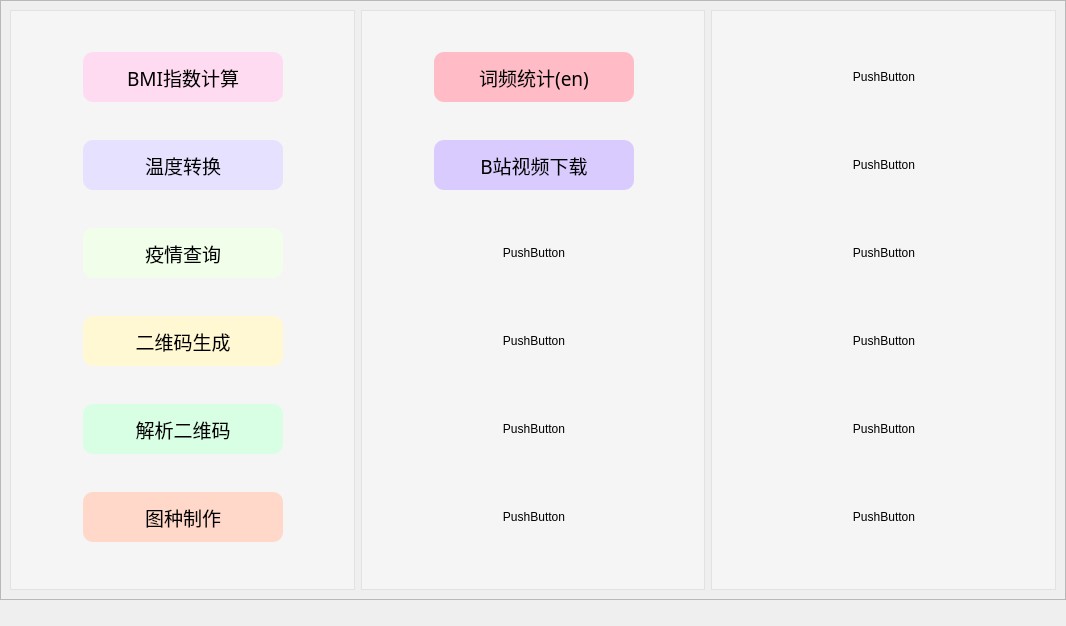
<?xml version="1.0" encoding="UTF-8"?>
<ui version="4.0">
 <class>MainWindow</class>
 <widget class="QMainWindow" name="MainWindow">
  <property name="geometry">
   <rect>
    <x>0</x>
    <y>0</y>
    <width>1066</width>
    <height>626</height>
   </rect>
  </property>
  <property name="windowTitle">
   <string>MainWindow</string>
  </property>
  <property name="windowIcon">
   <iconset resource="../res/img.qrc">
    <normaloff>:/img/common.ico</normaloff>:/img/common.ico</iconset>
  </property>
  <property name="styleSheet">
   <string notr="true"/>
  </property>
  <widget class="QWidget" name="centralwidget">
   <property name="minimumSize">
    <size>
     <width>1066</width>
     <height>600</height>
    </size>
   </property>
   <property name="maximumSize">
    <size>
     <width>1066</width>
     <height>600</height>
    </size>
   </property>
   <property name="styleSheet">
    <string notr="true"/>
   </property>
   <widget class="QFrame" name="frame_4">
    <property name="geometry">
     <rect>
      <x>0</x>
      <y>0</y>
      <width>1066</width>
      <height>600</height>
     </rect>
    </property>
    <property name="minimumSize">
     <size>
      <width>1066</width>
      <height>600</height>
     </size>
    </property>
    <property name="maximumSize">
     <size>
      <width>1066</width>
      <height>600</height>
     </size>
    </property>
    <property name="styleSheet">
     <string notr="true">QFrame{
	
	background-image: url(:/img/common_bg.jpg);
}</string>
    </property>
    <property name="frameShape">
     <enum>QFrame::StyledPanel</enum>
    </property>
    <property name="frameShadow">
     <enum>QFrame::Raised</enum>
    </property>
    <layout class="QHBoxLayout" name="horizontalLayout_2">
     <item>
      <widget class="QFrame" name="frame_3">
       <property name="maximumSize">
        <size>
         <width>16777215</width>
         <height>16777215</height>
        </size>
       </property>
       <property name="styleSheet">
        <string notr="true">QFrame{
	background:rgba(255, 255, 255, 100)
}</string>
       </property>
       <property name="frameShape">
        <enum>QFrame::StyledPanel</enum>
       </property>
       <property name="frameShadow">
        <enum>QFrame::Raised</enum>
       </property>
       <layout class="QVBoxLayout" name="verticalLayout">
        <property name="leftMargin">
         <number>72</number>
        </property>
        <item>
         <widget class="QPushButton" name="pushButton">
          <property name="minimumSize">
           <size>
            <width>200</width>
            <height>50</height>
           </size>
          </property>
          <property name="maximumSize">
           <size>
            <width>200</width>
            <height>50</height>
           </size>
          </property>
          <property name="font">
           <font>
            <family>站酷小薇LOGO体</family>
            <pointsize>14</pointsize>
           </font>
          </property>
          <property name="styleSheet">
           <string notr="true">QPushButton{
	background-color: rgb(255, 219, 241);
	border-radius:10px;
	border-width: 3px;
}
QPushButton::hover{
	font: 16pt &quot;站酷小薇LOGO体&quot;;
	border-color: rgb(0, 0, 0);
}</string>
          </property>
          <property name="text">
           <string>BMI指数计算</string>
          </property>
         </widget>
        </item>
        <item>
         <widget class="QPushButton" name="pushButton_2">
          <property name="minimumSize">
           <size>
            <width>200</width>
            <height>50</height>
           </size>
          </property>
          <property name="maximumSize">
           <size>
            <width>200</width>
            <height>50</height>
           </size>
          </property>
          <property name="font">
           <font>
            <family>站酷小薇LOGO体</family>
            <pointsize>14</pointsize>
           </font>
          </property>
          <property name="styleSheet">
           <string notr="true">QPushButton{
	background-color: rgb(230, 225, 255);
	border-radius:10px;
	border-width: 3px;
}
QPushButton::hover{
	font: 16pt &quot;站酷小薇LOGO体&quot;;
	border-color: rgb(0, 0, 0);
}</string>
          </property>
          <property name="text">
           <string>温度转换</string>
          </property>
         </widget>
        </item>
        <item>
         <widget class="QPushButton" name="pushButton_3">
          <property name="maximumSize">
           <size>
            <width>200</width>
            <height>50</height>
           </size>
          </property>
          <property name="font">
           <font>
            <family>站酷小薇LOGO体</family>
            <pointsize>14</pointsize>
           </font>
          </property>
          <property name="styleSheet">
           <string notr="true">QPushButton{
	background-color: rgb(241, 255, 234);
	border-radius:10px;
	border-width: 3px;
}
QPushButton::hover{
	font: 16pt &quot;站酷小薇LOGO体&quot;;
	border-color: rgb(0, 0, 0);
}</string>
          </property>
          <property name="text">
           <string>疫情查询</string>
          </property>
         </widget>
        </item>
        <item>
         <widget class="QPushButton" name="pushButton_4">
          <property name="maximumSize">
           <size>
            <width>200</width>
            <height>50</height>
           </size>
          </property>
          <property name="font">
           <font>
            <family>站酷小薇LOGO体</family>
            <pointsize>14</pointsize>
           </font>
          </property>
          <property name="styleSheet">
           <string notr="true">QPushButton{
	
	background-color: rgb(255, 248, 210);
	border-radius:10px;
	border-width: 3px;
}
QPushButton::hover{
	font: 16pt &quot;站酷小薇LOGO体&quot;;
	border-color: rgb(0, 0, 0);
}</string>
          </property>
          <property name="text">
           <string>二维码生成</string>
          </property>
         </widget>
        </item>
        <item>
         <widget class="QPushButton" name="pushButton_5">
          <property name="maximumSize">
           <size>
            <width>200</width>
            <height>50</height>
           </size>
          </property>
          <property name="font">
           <font>
            <family>站酷小薇LOGO体</family>
            <pointsize>14</pointsize>
           </font>
          </property>
          <property name="styleSheet">
           <string notr="true">QPushButton{
	
	background-color: rgb(216, 255, 228);
	border-radius:10px;
	border-width: 3px;
}
QPushButton::hover{
	font: 16pt &quot;站酷小薇LOGO体&quot;;
	border-color: rgb(0, 0, 0);
}</string>
          </property>
          <property name="text">
           <string>解析二维码</string>
          </property>
         </widget>
        </item>
        <item>
         <widget class="QPushButton" name="pushButton_6">
          <property name="maximumSize">
           <size>
            <width>200</width>
            <height>50</height>
           </size>
          </property>
          <property name="font">
           <font>
            <family>站酷小薇LOGO体</family>
            <pointsize>14</pointsize>
           </font>
          </property>
          <property name="styleSheet">
           <string notr="true">QPushButton{
	
	background-color: rgb(255, 216, 201);
	border-radius:10px;
	border-width: 3px;
}
QPushButton::hover{
	font: 16pt &quot;站酷小薇LOGO体&quot;;
	border-color: rgb(0, 0, 0);
}</string>
          </property>
          <property name="text">
           <string>图种制作</string>
          </property>
         </widget>
        </item>
       </layout>
      </widget>
     </item>
     <item>
      <widget class="QFrame" name="frame">
       <property name="maximumSize">
        <size>
         <width>16777215</width>
         <height>16777215</height>
        </size>
       </property>
       <property name="styleSheet">
        <string notr="true">QFrame{
	background:rgba(255, 255, 255, 100)
}</string>
       </property>
       <property name="frameShape">
        <enum>QFrame::StyledPanel</enum>
       </property>
       <property name="frameShadow">
        <enum>QFrame::Raised</enum>
       </property>
       <layout class="QVBoxLayout" name="verticalLayout_2">
        <property name="leftMargin">
         <number>72</number>
        </property>
        <item>
         <widget class="QPushButton" name="pushButton_8">
          <property name="maximumSize">
           <size>
            <width>200</width>
            <height>50</height>
           </size>
          </property>
          <property name="font">
           <font>
            <family>站酷小薇LOGO体</family>
            <pointsize>14</pointsize>
           </font>
          </property>
          <property name="styleSheet">
           <string notr="true">QPushButton{
	
	background-color: rgb(255, 188, 198);
	border-radius:10px;
	border-width: 3px;
}
QPushButton::hover{
	font: 16pt &quot;站酷小薇LOGO体&quot;;
	border-color: rgb(0, 0, 0);
}</string>
          </property>
          <property name="text">
           <string>词频统计(en)</string>
          </property>
         </widget>
        </item>
        <item>
         <widget class="QPushButton" name="pushButton_9">
          <property name="maximumSize">
           <size>
            <width>200</width>
            <height>50</height>
           </size>
          </property>
          <property name="font">
           <font>
            <family>站酷小薇LOGO体</family>
            <pointsize>14</pointsize>
           </font>
          </property>
          <property name="styleSheet">
           <string notr="true">QPushButton{
	
	background-color: rgb(218, 203, 255);
	border-radius:10px;
	border-width: 3px;
}
QPushButton::hover{
	font: 16pt &quot;站酷小薇LOGO体&quot;;
	border-color: rgb(0, 0, 0);
}</string>
          </property>
          <property name="text">
           <string>B站视频下载</string>
          </property>
         </widget>
        </item>
        <item>
         <widget class="QPushButton" name="pushButton_10">
          <property name="maximumSize">
           <size>
            <width>200</width>
            <height>50</height>
           </size>
          </property>
          <property name="styleSheet">
           <string notr="true">QPushButton{
	border-radius:10px;
	border-width: 3px;
}
QPushButton::hover{
	font: 16pt &quot;站酷小薇LOGO体&quot;;
	border-color: rgb(0, 0, 0);
}</string>
          </property>
          <property name="text">
           <string>PushButton</string>
          </property>
         </widget>
        </item>
        <item>
         <widget class="QPushButton" name="pushButton_11">
          <property name="maximumSize">
           <size>
            <width>200</width>
            <height>50</height>
           </size>
          </property>
          <property name="styleSheet">
           <string notr="true">QPushButton{
	border-radius:10px;
	border-width: 3px;
}
QPushButton::hover{
	font: 16pt &quot;站酷小薇LOGO体&quot;;
	border-color: rgb(0, 0, 0);
}</string>
          </property>
          <property name="text">
           <string>PushButton</string>
          </property>
         </widget>
        </item>
        <item>
         <widget class="QPushButton" name="pushButton_7">
          <property name="maximumSize">
           <size>
            <width>200</width>
            <height>50</height>
           </size>
          </property>
          <property name="styleSheet">
           <string notr="true">QPushButton{
	border-radius:10px;
	border-width: 3px;
}
QPushButton::hover{
	font: 16pt &quot;站酷小薇LOGO体&quot;;
	border-color: rgb(0, 0, 0);
}</string>
          </property>
          <property name="text">
           <string>PushButton</string>
          </property>
         </widget>
        </item>
        <item>
         <widget class="QPushButton" name="pushButton_12">
          <property name="maximumSize">
           <size>
            <width>200</width>
            <height>50</height>
           </size>
          </property>
          <property name="styleSheet">
           <string notr="true">QPushButton{
	border-radius:10px;
	border-width: 3px;
}
QPushButton::hover{
	font: 16pt &quot;站酷小薇LOGO体&quot;;
	border-color: rgb(0, 0, 0);
}</string>
          </property>
          <property name="text">
           <string>PushButton</string>
          </property>
         </widget>
        </item>
       </layout>
      </widget>
     </item>
     <item>
      <widget class="QFrame" name="frame_2">
       <property name="maximumSize">
        <size>
         <width>16777215</width>
         <height>16777215</height>
        </size>
       </property>
       <property name="styleSheet">
        <string notr="true">QFrame{
	background:rgba(255, 255, 255, 100)
}</string>
       </property>
       <property name="frameShape">
        <enum>QFrame::StyledPanel</enum>
       </property>
       <property name="frameShadow">
        <enum>QFrame::Raised</enum>
       </property>
       <layout class="QVBoxLayout" name="verticalLayout_3">
        <property name="leftMargin">
         <number>72</number>
        </property>
        <item>
         <widget class="QPushButton" name="pushButton_18">
          <property name="maximumSize">
           <size>
            <width>200</width>
            <height>50</height>
           </size>
          </property>
          <property name="styleSheet">
           <string notr="true">QPushButton{
	border-radius:10px;
	border-width: 3px;
}
QPushButton::hover{
	font: 16pt &quot;站酷小薇LOGO体&quot;;
	border-color: rgb(0, 0, 0);
}</string>
          </property>
          <property name="text">
           <string>PushButton</string>
          </property>
         </widget>
        </item>
        <item>
         <widget class="QPushButton" name="pushButton_13">
          <property name="maximumSize">
           <size>
            <width>200</width>
            <height>50</height>
           </size>
          </property>
          <property name="styleSheet">
           <string notr="true">QPushButton{
	border-radius:10px;
	border-width: 3px;
}
QPushButton::hover{
	font: 16pt &quot;站酷小薇LOGO体&quot;;
	border-color: rgb(0, 0, 0);
}</string>
          </property>
          <property name="text">
           <string>PushButton</string>
          </property>
         </widget>
        </item>
        <item>
         <widget class="QPushButton" name="pushButton_14">
          <property name="maximumSize">
           <size>
            <width>200</width>
            <height>50</height>
           </size>
          </property>
          <property name="styleSheet">
           <string notr="true">QPushButton{
	border-radius:10px;
	border-width: 3px;
}
QPushButton::hover{
	font: 16pt &quot;站酷小薇LOGO体&quot;;
	border-color: rgb(0, 0, 0);
}</string>
          </property>
          <property name="text">
           <string>PushButton</string>
          </property>
         </widget>
        </item>
        <item>
         <widget class="QPushButton" name="pushButton_15">
          <property name="maximumSize">
           <size>
            <width>200</width>
            <height>50</height>
           </size>
          </property>
          <property name="styleSheet">
           <string notr="true">QPushButton{
	border-radius:10px;
	border-width: 3px;
}
QPushButton::hover{
	font: 16pt &quot;站酷小薇LOGO体&quot;;
	border-color: rgb(0, 0, 0);
}</string>
          </property>
          <property name="text">
           <string>PushButton</string>
          </property>
         </widget>
        </item>
        <item>
         <widget class="QPushButton" name="pushButton_16">
          <property name="maximumSize">
           <size>
            <width>200</width>
            <height>50</height>
           </size>
          </property>
          <property name="styleSheet">
           <string notr="true">QPushButton{
	border-radius:10px;
	border-width: 3px;
}
QPushButton::hover{
	font: 16pt &quot;站酷小薇LOGO体&quot;;
	border-color: rgb(0, 0, 0);
}</string>
          </property>
          <property name="text">
           <string>PushButton</string>
          </property>
         </widget>
        </item>
        <item>
         <widget class="QPushButton" name="pushButton_17">
          <property name="maximumSize">
           <size>
            <width>200</width>
            <height>50</height>
           </size>
          </property>
          <property name="styleSheet">
           <string notr="true">QPushButton{
	border-radius:10px;
	border-width: 3px;
}
QPushButton::hover{
	font: 16pt &quot;站酷小薇LOGO体&quot;;
	border-color: rgb(0, 0, 0);
}</string>
          </property>
          <property name="text">
           <string>PushButton</string>
          </property>
         </widget>
        </item>
       </layout>
      </widget>
     </item>
    </layout>
   </widget>
  </widget>
  <widget class="QMenuBar" name="menubar">
   <property name="geometry">
    <rect>
     <x>0</x>
     <y>0</y>
     <width>1066</width>
     <height>26</height>
    </rect>
   </property>
  </widget>
 </widget>
 <resources>
  <include location="../res/img.qrc"/>
 </resources>
 <connections/>
</ui>
